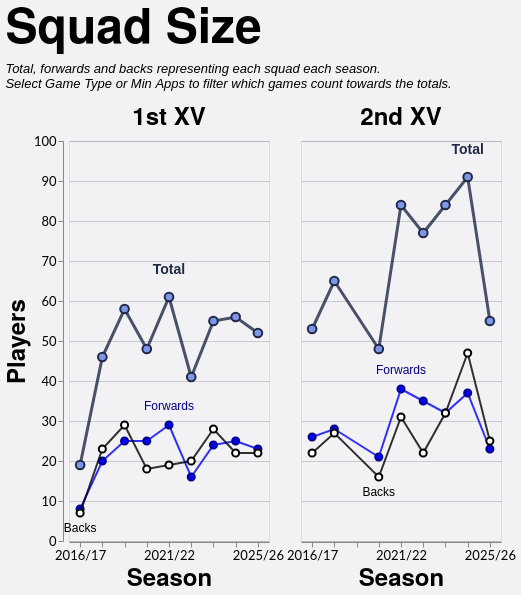

Vega-Lite specification stored for this chart:
### Vega-Lite specification from a JSON file in a GitHub repository (floating-point values rounded to 4 significant figures)
{"config": {"axis": {"labelFont": "Lato, sans-serif", "titleFont": "PT Sans Narrow, Helvetica Neue, Helvetica, Arial, sans-serif", "labelFontSize": 13, "titleFontSize": 24, "gridColor": "#202947", "gridOpacity": 0.2}, "header": {"labelFont": "PT Sans Narrow, Helvetica Neue, Helvetica, Arial, sans-serif", "titleFont": "PT Sans Narrow, Helvetica Neue, Helvetica, Arial, sans-serif", "labelFontSize": 24, "titleFontSize": 28, "labelFontWeight": "bold", "orient": "left"}, "legend": {"labelFont": "Lato, sans-serif", "titleFont": "PT Sans Narrow, Helvetica Neue, Helvetica, Arial, sans-serif", "labelFontSize": 14, "titleFontSize": 16, "titlePadding": 5, "fillColor": "white", "strokeColor": "black", "padding": 10, "titleFontWeight": "lighter", "titleFontStyle": "italic", "titleColor": "gray", "offset": 10}, "title": {"font": "PT Sans Narrow, Helvetica Neue, Helvetica, Arial, sans-serif", "fontSize": 48, "fontWeight": "bold", "anchor": "start", "align": "center", "titlePadding": 20, "subtitlePadding": 10, "subtitleFontSize": 13, "subtitleColor": "", "subtitleFontStyle": "italic", "offset": 15, "color": "black"}, "axisX": {"labelAngle": 0}, "facet": {"title": null, "header": null, "align": {"row": "each", "column": "each"}}, "resolve": {"scale": {"y": "independent", "facet": "independent"}}, "background": "#f2f1f4"}, "data": {"name": "data-aa862d3f4ed775b221bac89cf5724b09"}, "facet": {"column": {"field": "squad", "header": {"labelExpr": "datum.value + ' XV'", "labelFontSize": 24}, "sort": ["1st", "2nd"], "title": null, "type": "nominal"}}, "spec": {"layer": [{"mark": {"type": "line", "color": "#202946", "opacity": 0.8, "point": {"filled": true, "color": "#7d96e8", "stroke": "#202946", "size": 75, "strokeWidth": 2}, "strokeWidth": 3}, "encoding": {"detail": [{"field": "unit", "type": "nominal"}], "tooltip": [{"field": "season", "title": "Season", "type": "ordinal"}, {"field": "squad", "title": "Squad", "type": "nominal"}, {"field": "unit", "title": "Unit", "type": "nominal"}, {"field": "players", "title": "Players", "type": "quantitative"}], "x": {"axis": {"labelAngle": 0, "labelOverlap": "parity"}, "field": "season", "sort": "ascending", "title": "Season", "type": "ordinal"}, "y": {"axis": {"tickMinStep": 1}, "field": "players", "scale": {"zero": true}, "title": "Players", "type": "quantitative"}}, "transform": [{"filter": "(datum.unit === 'Total')"}]}, {"mark": {"type": "line", "color": "blue", "opacity": 0.8, "point": {"filled": true, "color": "blue", "stroke": "darkblue", "size": 50, "strokeWidth": 2}, "strokeWidth": 2}, "encoding": {"detail": [{"field": "unit", "type": "nominal"}], "tooltip": [{"field": "season", "title": "Season", "type": "ordinal"}, {"field": "squad", "title": "Squad", "type": "nominal"}, {"field": "unit", "title": "Unit", "type": "nominal"}, {"field": "players", "title": "Players", "type": "quantitative"}], "x": {"axis": {"labelAngle": 0, "labelOverlap": "parity"}, "field": "season", "sort": "ascending", "title": "Season", "type": "ordinal"}, "y": {"axis": {"tickMinStep": 1}, "field": "players", "scale": {"zero": true}, "title": "Players", "type": "quantitative"}}, "transform": [{"filter": "(datum.unit === 'Forwards')"}]}, {"mark": {"type": "line", "color": "black", "opacity": 0.8, "point": {"filled": true, "color": "white", "stroke": "black", "size": 50, "strokeWidth": 2}, "strokeWidth": 2}, "encoding": {"detail": [{"field": "unit", "type": "nominal"}], "tooltip": [{"field": "season", "title": "Season", "type": "ordinal"}, {"field": "squad", "title": "Squad", "type": "nominal"}, {"field": "unit", "title": "Unit", "type": "nominal"}, {"field": "players", "title": "Players", "type": "quantitative"}], "x": {"axis": {"labelAngle": 0, "labelOverlap": "parity"}, "field": "season", "sort": "ascending", "title": "Season", "type": "ordinal"}, "y": {"axis": {"tickMinStep": 1}, "field": "players", "scale": {"zero": true}, "title": "Players", "type": "quantitative"}}, "transform": [{"filter": "(datum.unit === 'Backs')"}]}, {"mark": {"type": "text", "align": "center", "baseline": "bottom", "color": "#202946", "dx": 0, "dy": -20, "fontSize": 14, "fontWeight": "bold"}, "encoding": {"detail": [{"field": "unit", "type": "nominal"}], "text": {"value": "Total"}, "tooltip": [{"field": "season", "title": "Season", "type": "ordinal"}, {"field": "squad", "title": "Squad", "type": "nominal"}, {"field": "unit", "title": "Unit", "type": "nominal"}, {"field": "players", "title": "Players", "type": "quantitative"}], "x": {"field": "season", "type": "ordinal"}, "y": {"field": "players", "type": "quantitative"}}, "transform": [{"filter": "(datum.unit === 'Total')"}, {"calculate": "toNumber(split(datum.season, '/')[0])", "as": "season_order"}, {"joinaggregate": [{"op": "max", "field": "players", "as": "max_value"}, {"op": "min", "field": "players", "as": "min_value"}], "groupby": ["squad"]}, {"filter": "datum.players > 0"}, {"filter": "datum.players == datum.max_value"}, {"window": [{"op": "row_number", "field": "", "as": "rank"}], "groupby": ["squad"], "sort": [{"field": "season_order", "order": "descending"}]}, {"filter": "datum.rank == 1"}]}, {"mark": {"type": "text", "align": "center", "baseline": "bottom", "color": "darkblue", "dx": 0, "dy": -12, "fontSize": 12, "fontWeight": "normal"}, "encoding": {"detail": [{"field": "unit", "type": "nominal"}], "text": {"value": "Forwards"}, "tooltip": [{"field": "season", "title": "Season", "type": "ordinal"}, {"field": "squad", "title": "Squad", "type": "nominal"}, {"field": "unit", "title": "Unit", "type": "nominal"}, {"field": "players", "title": "Players", "type": "quantitative"}], "x": {"field": "season", "type": "ordinal"}, "y": {"field": "players", "type": "quantitative"}}, "transform": [{"filter": "(datum.unit === 'Forwards')"}, {"calculate": "toNumber(split(datum.season, '/')[0])", "as": "season_order"}, {"joinaggregate": [{"op": "max", "field": "players", "as": "max_value"}, {"op": "min", "field": "players", "as": "min_value"}], "groupby": ["squad"]}, {"filter": "datum.players > 0"}, {"filter": "datum.players == datum.max_value"}, {"window": [{"op": "row_number", "field": "", "as": "rank"}], "groupby": ["squad"], "sort": [{"field": "season_order", "order": "descending"}]}, {"filter": "datum.rank == 1"}]}, {"mark": {"type": "text", "align": "center", "baseline": "top", "color": "black", "dx": 0, "dy": 10, "fontSize": 12, "fontWeight": "normal"}, "encoding": {"detail": [{"field": "unit", "type": "nominal"}], "text": {"value": "Backs"}, "tooltip": [{"field": "season", "title": "Season", "type": "ordinal"}, {"field": "squad", "title": "Squad", "type": "nominal"}, {"field": "unit", "title": "Unit", "type": "nominal"}, {"field": "players", "title": "Players", "type": "quantitative"}], "x": {"field": "season", "type": "ordinal"}, "y": {"field": "players", "type": "quantitative"}}, "transform": [{"filter": "(datum.unit === 'Backs')"}, {"calculate": "toNumber(split(datum.season, '/')[0])", "as": "season_order"}, {"joinaggregate": [{"op": "max", "field": "players", "as": "max_value"}, {"op": "min", "field": "players", "as": "min_value"}], "groupby": ["squad"]}, {"filter": "datum.players > 0"}, {"filter": "datum.players == datum.min_value"}, {"window": [{"op": "row_number", "field": "", "as": "rank"}], "groupby": ["squad"], "sort": [{"field": "season_order", "order": "descending"}]}, {"filter": "datum.rank == 1"}]}], "height": 400, "width": 200}, "spacing": 30, "title": {"text": "Squad Size", "subtitle": ["Total, forwards and backs representing each squad each season.", "Select Game Type or Min Apps to filter which games count towards the totals."]}, "$schema": "https://vega.github.io/schema/vega-lite/v5.20.1.json", "datasets": {"data-aa862d3f4ed775b221bac89cf5724b09": [{"season": "2016/17", "squad": "1st", "unit": "Backs", "players": 7}, {"season": "2016/17", "squad": "1st", "unit": "Forwards", "players": 8}, {"season": "2016/17", "squad": "1st", "unit": "Total", "players": 19}, {"season": "2016/17", "squad": "2nd", "unit": "Backs", "players": 22}, {"season": "2016/17", "squad": "2nd", "unit": "Forwards", "players": 26}, {"season": "2016/17", "squad": "2nd", "unit": "Total", "players": 53}, {"season": "2017/18", "squad": "1st", "unit": "Backs", "players": 23}, {"season": "2017/18", "squad": "1st", "unit": "Forwards", "players": 20}, {"season": "2017/18", "squad": "1st", "unit": "Total", "players": 46}, {"season": "2017/18", "squad": "2nd", "unit": "Backs", "players": 27}, {"season": "2017/18", "squad": "2nd", "unit": "Forwards", "players": 28}, {"season": "2017/18", "squad": "2nd", "unit": "Total", "players": 65}, {"season": "2018/19", "squad": "1st", "unit": "Backs", "players": 29}, {"season": "2018/19", "squad": "1st", "unit": "Forwards", "players": 25}, {"season": "2018/19", "squad": "1st", "unit": "Total", "players": 58}, {"season": "2019/20", "squad": "1st", "unit": "Backs", "players": 18}, {"season": "2019/20", "squad": "1st", "unit": "Forwards", "players": 25}, {"season": "2019/20", "squad": "1st", "unit": "Total", "players": 48}, {"season": "2019/20", "squad": "2nd", "unit": "Backs", "players": 16}, {"season": "2019/20", "squad": "2nd", "unit": "Forwards", "players": 21}, {"season": "2019/20", "squad": "2nd", "unit": "Total", "players": 48}, {"season": "2021/22", "squad": "1st", "unit": "Backs", "players": 19}, {"season": "2021/22", "squad": "1st", "unit": "Forwards", "players": 29}, {"season": "2021/22", "squad": "1st", "unit": "Total", "players": 61}, {"season": "2021/22", "squad": "2nd", "unit": "Backs", "players": 31}, {"season": "2021/22", "squad": "2nd", "unit": "Forwards", "players": 38}, {"season": "2021/22", "squad": "2nd", "unit": "Total", "players": 84}, {"season": "2022/23", "squad": "1st", "unit": "Backs", "players": 20}, {"season": "2022/23", "squad": "1st", "unit": "Forwards", "players": 16}, {"season": "2022/23", "squad": "1st", "unit": "Total", "players": 41}, {"season": "2022/23", "squad": "2nd", "unit": "Backs", "players": 22}, {"season": "2022/23", "squad": "2nd", "unit": "Forwards", "players": 35}, {"season": "2022/23", "squad": "2nd", "unit": "Total", "players": 77}, {"season": "2023/24", "squad": "1st", "unit": "Backs", "players": 28}, {"season": "2023/24", "squad": "1st", "unit": "Forwards", "players": 24}, {"season": "2023/24", "squad": "1st", "unit": "Total", "players": 55}, {"season": "2023/24", "squad": "2nd", "unit": "Backs", "players": 32}, {"season": "2023/24", "squad": "2nd", "unit": "Forwards", "players": 32}, {"season": "2023/24", "squad": "2nd", "unit": "Total", "players": 84}, {"season": "2024/25", "squad": "1st", "unit": "Backs", "players": 22}, {"season": "2024/25", "squad": "1st", "unit": "Forwards", "players": 25}, {"season": "2024/25", "squad": "1st", "unit": "Total", "players": 56}, {"season": "2024/25", "squad": "2nd", "unit": "Backs", "players": 47}, {"season": "2024/25", "squad": "2nd", "unit": "Forwards", "players": 37}, {"season": "2024/25", "squad": "2nd", "unit": "Total", "players": 91}, {"season": "2025/26", "squad": "1st", "unit": "Backs", "players": 22}, {"season": "2025/26", "squad": "1st", "unit": "Forwards", "players": 23}, {"season": "2025/26", "squad": "1st", "unit": "Total", "players": 52}, {"season": "2025/26", "squad": "2nd", "unit": "Backs", "players": 25}, {"season": "2025/26", "squad": "2nd", "unit": "Forwards", "players": 23}, {"season": "2025/26", "squad": "2nd", "unit": "Total", "players": 55}]}}
